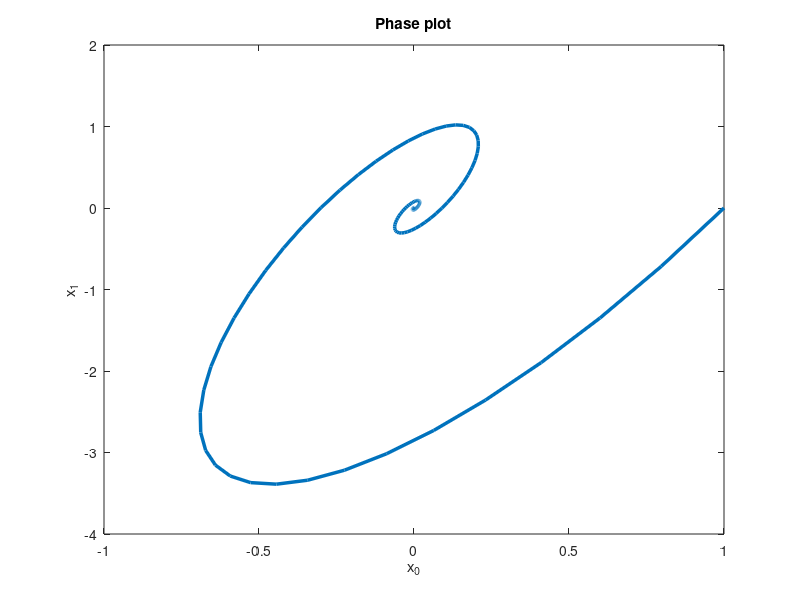

Source code (MATLAB):
A = [0.798 0.051; -0.715 1.088];
xo = [1;0];

% eigenvalues
E = eig(A);

% singular values 
S = svd(A);

% Answer: The eigenvalues have magnitude values less than one (both have
% magnitudes 0.943. No, not all singular values have values less than one.
% One singular value has a value 1.3801

%% Question (b)

% The steady state of the system is found by finding the value of 'X' when
% k -> infinity

% Matrix and initial value parameters
A = [0.798 0.051; -0.715 1.088];
xo = [1;0];
N = 10000;

for k = 0:N
    x = A*xo;
    xo = x;
end

% We see that if we run N to a large number, then 'x' converges to zero.
% The steady state is also asymptotically stable.
%% Question (c)

% Matrix and initial value parameters
A = [0.798 0.051; -0.715 1.088];
xo = [1;0];

x0 = [1];
x1 = [0];

for k = 0:200
    x = A*xo;
    xo = x;
    
    % Store the two values 
    x0 = [x0,x(1)];
    x1 = [x1,x(2)];
end

plot(x0',x1','LineWidth',2.5)
title('Phase plot')
xlabel('x_{0}')
ylabel('x_{1}')